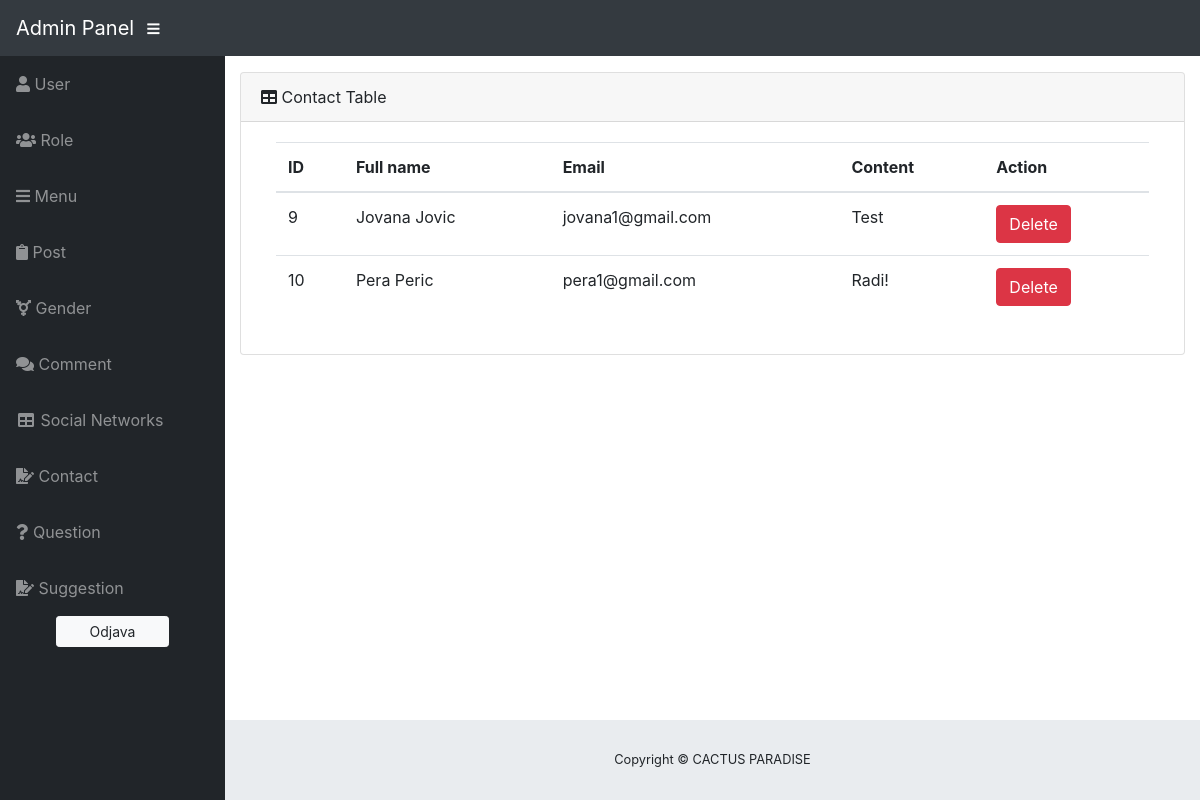
/admin/admin.php?page=contact, run on the app's committed database.
### tables this page shows
CREATE TABLE `contact` (
  `contactID` int(11) NOT NULL,
  `fullName` varchar(100) NOT NULL,
  `email` varchar(50) NOT NULL,
  `content` text NOT NULL
);

### modules/functions.php (called while the page is built, shortened)
<?php
function getAllFromTable($table, $conn) {
	$sql = "SELECT * FROM $table;";
	$stmt = $conn->prepare($sql);
	$stmt->execute();
	return $stmt->fetchAll();
}

### admin/views/pages/contact.php (the view)
<?php
  $contacts = getAllFromTable('contact', $conn);
?>
<i class="fas fa-table"></i>
Contact Table </div>
<div class="container">
  <div class="card-body">
    <div class="table-responsive">
      <table class="table">
        <thead>
          <th>ID</th>
          <th>Full name</th>
          <th>Email</th>
          <th>Content</th>
          <th>Action</th>
        </thead>
        <tbody class="contacts">
          <?php foreach($contacts as $contact) : ?>
            <tr>
              <td><?= $contact->contactID ?></td>
              <td><?= $contact->fullName ?></td>
              <td><?= $contact->email ?></td>
              <td><?= $contact->content ?></td>
              <td>
                <button class="btn btn-danger delete-btn" data-id="<?= $contact->contactID ?>">Delete</button>
              </td>
            </tr>
          <?php endforeach; ?>
        </tbody>
      </table>
    </div>
  </div>
</div>
</div>
</div>

### admin/assets/css/sb-admin.css (style rules this page uses)
html { position: relative; min-height: 100%; }
body { height: 100%; }
:root { --input-padding-x: 0.75rem; --input-padding-y: 0.75rem; }

### data on the page
contact: contactID "9", fullName "Jovana Jovic", email "jovana1@gmail.com", content "Test"
contact: contactID "10", fullName "Pera Peric", email "pera1@gmail.com", content "Radi!"
